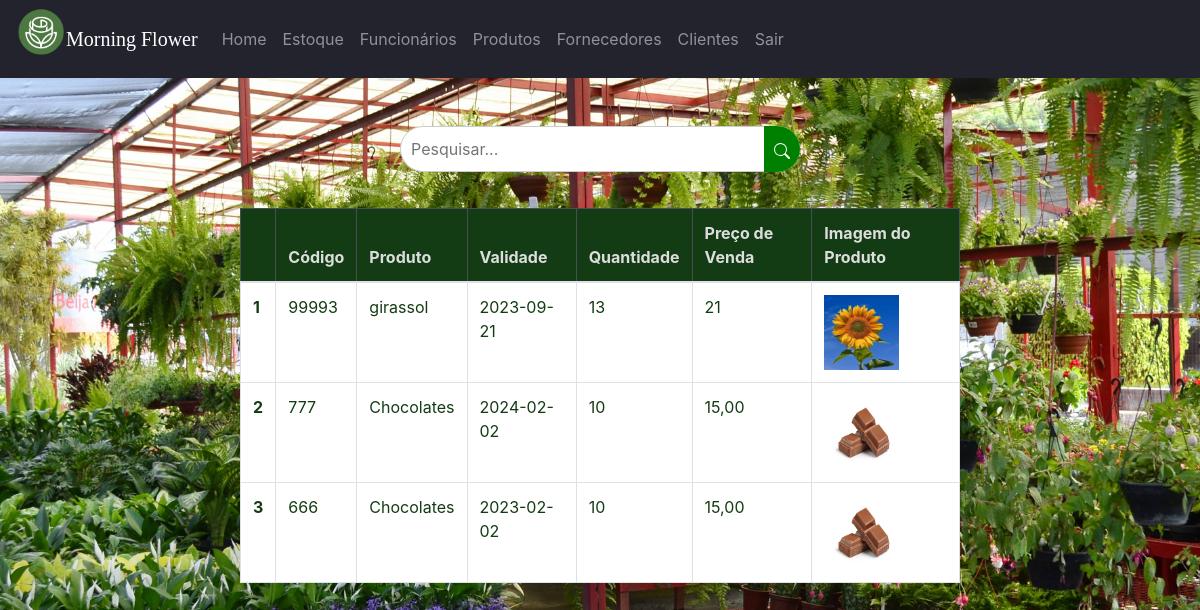
Page /painel/index.php?acao=estoque (signed in) on the committed database.
### tables this page shows
CREATE TABLE `produtos` (
  `id` int(11) NOT NULL,
  `codigo` int(11) NOT NULL,
  `produto` varchar(225) NOT NULL,
  `estoque` varchar(10) NOT NULL,
  `precodecompra` varchar(14) NOT NULL,
  `precodevenda` varchar(20) NOT NULL,
  `fornecedor` varchar(225) NOT NULL,
  `validade` varchar(100) NOT NULL,
  `observacao` varchar(225) DEFAULT NULL,
  `categoria` varchar(45) DEFAULT NULL,
  `imagem` varchar(50) DEFAULT NULL
);

### consultaSQL.php (called while the page is built, shortened)
<?php
function conectar() {
$hostname = 'localhost';
$database = 'morning flower';
$username = 'root';
$password = '';
try {
    $conexao = new PDO("mysql:host=$hostname;dbname=$database", $username, $password);
    return $conexao;
} catch (PDOException $e) {
    die("Erro na conexão com o banco de dados: " . $e);
}
}
function select($tabela, $where = null) {
    $conexao = conectar();
    try {
        if (isset($where)) {
            $sql = "SELECT * FROM $tabela WHERE $where";
            $stmt = $conexao->prepare($sql);
        } else {
            $sql = "SELECT * FROM $tabela";
            $stmt = $conexao->prepare($sql);
        }
        $stmt->execute();
        $resultado = $stmt->fetchAll();
        return $resultado;
    } catch (PDOException $e) {
        echo "Erro: " . $e->getMessage();
    }
}

### painel/estoque.php (the view, shortened to what this page needs)
<?php
$listaProdutos = select('produtos');
?>
<form method="POST" action="index.php?acao=estoque">
    <div class="search-container">
        <div class="search-wrapper">
            <input type="text" id="searchInput" name="pesquisar" placeholder="Pesquisar...">
            <button type="submit" id="searchButton" onclick="searchDate()">
            </button>
        </div>
    </div>
</form>
<div class="tabela">
    <table class="table table-bordered table-hover mt-3">
        <thead class="table-dark cordatabela">
            <tr>
                <th scope="col"></th>
                <th scope="col">Código</th>
                <th scope="col">Produto</th>
                <th scope="col">Validade</th>
                <th scope="col">Quantidade</th>
                <th scope="col">Preço de Venda</th>
                <th scope="col">Imagem do Produto</th>
            </tr>
        </thead>
        <tbody>
            <?php
            foreach ($listaProdutos as $indice => $linha) {
                $quantidadeEmEstoque = $linha['estoque'];
                $estoqueMinimo = 5;
                $estoqueBaixo = $quantidadeEmEstoque <= $estoqueMinimo;
            ?>
                <tr class="<?php echo $estoqueBaixo ? 'estoque-baixo' : ''; ?>">
                    <th scope="row"><?php echo $indice + 1; ?></th>
                    <td><?php echo $linha['codigo']; ?></td>
                    <td><?php echo $linha['produto']; ?></td>
                    <td><?php echo $linha['validade']; ?></td>
                    <td><?php echo $linha['estoque']; ?></td>
                    <td><?php echo $linha['precodevenda']; ?></td>
                    <td>
                        <img src="<?php echo $linha['imagem']; ?>" width="75" height="75" />
                    </td>
                </tr>
            <?php } ?>
        </tbody>
    </table>
</div>

### css/telainicial.css (style rules this page uses)
body, html { margin: 0; padding: 0; font-family: Arial, Helvetica, sans-serif; }
body.login { background-image: url("../img/imagemdefundo.jpg") ; background-repeat: no-repeat; background-size: cover; background-attachment: fixed; }
table.table-bordered { background-color: white !important; width: 60%; color: #143c14 !important; }
thead.cordatabela { background-color: #143c14 !important; color: #ddd; }
div.tabela { display: flex; justify-content: center; }

### css/styles.css (style rules this page uses)
.search-container { margin: 20px auto; max-width: 400px; position: relative; }
.search-wrapper { position: relative; }
#searchInput { width: 100%; padding: 10px 40px 10px 10px; font-size: 16px; border: 1px solid #ccc; border-radius: 25px; }
#searchButton { position: absolute; top: 0; right: 0; height: 100%; padding: 10px; font-size: 16px; background-color: green; color: #fff; border: none; border-radius: 0 25px 25px 0; cursor: pointer; }

### rows in the picture
produtos: codigo "99993", produto "girassol", validade "2023-09-21", estoque "13", precodevenda "21", imagem (picture)
produtos: codigo "777", produto "Chocolates", validade "2024-02-02", estoque "10", precodevenda "15,00", imagem (picture)
produtos: codigo "666", produto "Chocolates", validade "2023-02-02", estoque "10", precodevenda "15,00", imagem (picture)
